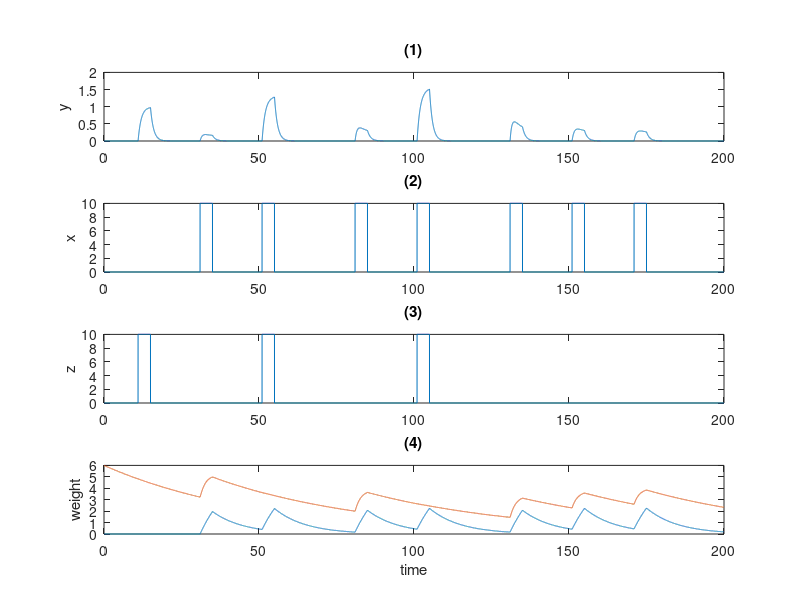

Write the MATLAB code that produced this figure.
%%% This file is used for the adapted new model%%%

alpha_yx = 4; alpha_yz = 1; alpha_xyz = 4; alpha_ux = 0.6; alpha_vx = 1; %2
beta_u = 0.1; beta_v = 0.02; 

dt = 0.01;
T = 200;
n = T/dt;

X = zeros(1,n); Y = zeros(1,n); Z = zeros(1,n); U = zeros(1,n); V = zeros(1,n); W = zeros(1,n);

input = 10;  %10
V(1) = 6;

%% reinforcement learning
Z(11/dt:15/dt) = input;
X(31/dt:35/dt) = input;
Z(51/dt:55/dt) = input;
X(51/dt:55/dt) = input;
X(81/dt:85/dt) = input;
X(101/dt:105/dt) = input;
Z(101/dt:105/dt) = input;
X(131/dt:135/dt) = input;
X(151/dt:155/dt) = input;
X(171/dt:175/dt) = input;

a = 2; 

for i=1:n-1
   fy = alpha_yx * X(i)^a/(1+X(i)^a) * 1/(1+V(i)^a) ...
       +alpha_yz * Z(i)^a/(1+Z(i)^a) ...
       -Y(i);
   fu = alpha_ux * X(i)^a/(1+X(i)^a) - beta_u * U(i);
   fv = alpha_vx * X(i)^a/(1+X(i)^a) * 1/(1+U(i)^a) * 1/(1+Z(i)^a) - beta_v * V(i);
   Y(i+1) = Y(i) + fy * dt;
   U(i+1) = U(i) + fu * dt;
   V(i+1) = V(i) + fv * dt;
end

figure('Renderer', 'painters', 'Position', [10 10 400 2000])

subplot(4,1,1);
plot(dt*(0:(n-1)), Y);
ylabel('y');
title('(1)');

subplot(4,1,2);
plot(dt*(0:(n-1)), X);
ylabel('x');
title('(2)');

subplot(4,1,3);
plot(dt*(0:(n-1)), Z);
ylabel('z')
title('(3)');

subplot(4,1,4);
plot(dt*(0:(n-1)), U);
hold on;
plot(dt*(0:(n-1)), V);
xlabel('time');
ylabel('weight');
title('(4)');